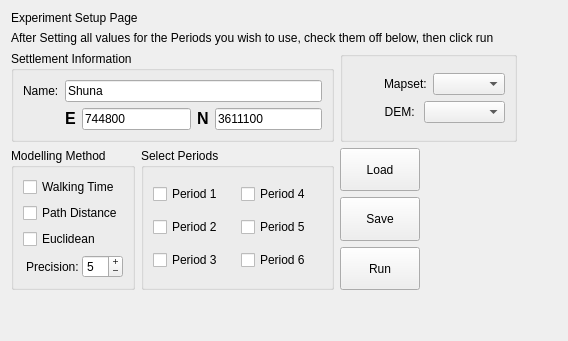
   <widget class="QWidget" name="tabExperiment" >
    <attribute name="title" >
     <string>Experiment</string>
    </attribute>
    <layout class="QGridLayout" >
     <item row="0" column="0" colspan="3" >
      <widget class="QLabel" name="label_67" >
       <property name="text" >
        <string>Experiment Setup Page</string>
       </property>
      </widget>
     </item>
     <item row="1" column="0" colspan="4" >
      <widget class="QLabel" name="label_68" >
       <property name="text" >
        <string>After Setting all values for the Periods you wish to use, check them off below, then click run</string>
       </property>
      </widget>
     </item>
     <item row="2" column="0" colspan="2" >
      <widget class="QGroupBox" name="groupBoxManualSiteEntry" >
       <property name="sizePolicy" >
        <sizepolicy vsizetype="Fixed" hsizetype="Preferred" >
         <horstretch>0</horstretch>
         <verstretch>0</verstretch>
        </sizepolicy>
       </property>
       <property name="toolTip" >
        <string>&lt;html>&lt;head>&lt;meta name="qrichtext" content="1" />&lt;style type="text/css">
p, li { white-space: pre-wrap; }
&lt;/style>&lt;/head>&lt;body style=" font-family:'Sans Serif'; font-size:9pt; font-weight:400; font-style:normal; text-decoration:none;">
&lt;p style=" margin-top:0px; margin-bottom:0px; margin-left:0px; margin-right:0px; -qt-block-indent:0; text-indent:0px;">The information entered here will be inserted as Meta-Data into the resulting maps.  However, Name and Period are optional.&lt;/p>&lt;/body>&lt;/html></string>
       </property>
       <property name="whatsThis" >
        <string>&lt;html>&lt;head>&lt;meta name="qrichtext" content="1" />&lt;style type="text/css">
p, li { white-space: pre-wrap; }
&lt;/style>&lt;/head>&lt;body style=" font-family:'Sans Serif'; font-size:9pt; font-weight:400; font-style:normal; text-decoration:none;">
&lt;p style=" margin-top:0px; margin-bottom:0px; margin-left:0px; margin-right:0px; -qt-block-indent:0; text-indent:0px;">The name of the site, it's period, and the estimated population.&lt;/p>&lt;/body>&lt;/html></string>
       </property>
       <property name="title" >
        <string>Settlement Information</string>
       </property>
       <property name="checkable" >
        <bool>false</bool>
       </property>
       <property name="checked" >
        <bool>false</bool>
       </property>
       <layout class="QGridLayout" >
        <item row="0" column="0" >
         <widget class="QLabel" name="textLabel2_4" >
          <property name="text" >
           <string>Name:</string>
          </property>
          <property name="wordWrap" >
           <bool>false</bool>
          </property>
         </widget>
        </item>
        <item row="0" column="1" colspan="2" >
         <widget class="QLineEdit" name="lineEditSiteName" >
          <property name="sizePolicy" >
           <sizepolicy vsizetype="Fixed" hsizetype="Preferred" >
            <horstretch>2</horstretch>
            <verstretch>0</verstretch>
           </sizepolicy>
          </property>
          <property name="toolTip" >
           <string>&lt;html>&lt;head>&lt;meta name="qrichtext" content="1" />&lt;style type="text/css">
p, li { white-space: pre-wrap; }
&lt;/style>&lt;/head>&lt;body style=" font-family:'Sans Serif'; font-size:9pt; font-weight:400; font-style:normal; text-decoration:none;">
&lt;p style=" margin-top:0px; margin-bottom:0px; margin-left:0px; margin-right:0px; -qt-block-indent:0; text-indent:0px;">Enter the name of the site you are modelling here. &lt;/p>&lt;/body>&lt;/html></string>
          </property>
          <property name="text" >
           <string>Shuna</string>
          </property>
         </widget>
        </item>
        <item row="1" column="1" >
         <layout class="QHBoxLayout" >
          <property name="spacing" >
           <number>6</number>
          </property>
          <property name="leftMargin" >
           <number>0</number>
          </property>
          <property name="topMargin" >
           <number>0</number>
          </property>
          <property name="rightMargin" >
           <number>0</number>
          </property>
          <property name="bottomMargin" >
           <number>0</number>
          </property>
          <item>
           <widget class="QLabel" name="label_70" >
            <property name="toolTip" >
             <string>&lt;html>&lt;head>&lt;meta name="qrichtext" content="1" />&lt;style type="text/css">
p, li { white-space: pre-wrap; }
&lt;/style>&lt;/head>&lt;body style=" font-family:'Sans Serif'; font-size:9pt; font-weight:400; font-style:normal; text-decoration:none;">
&lt;p style=" margin-top:0px; margin-bottom:0px; margin-left:0px; margin-right:0px; -qt-block-indent:0; text-indent:0px;">Easting&lt;/p>&lt;/body>&lt;/html></string>
            </property>
            <property name="text" >
             <string>&lt;html>&lt;head>&lt;meta name="qrichtext" content="1" />&lt;style type="text/css">
p, li { white-space: pre-wrap; }
&lt;/style>&lt;/head>&lt;body style=" font-family:'Sans Serif'; font-size:9pt; font-weight:400; font-style:normal; text-decoration:none;">
&lt;p style=" margin-top:0px; margin-bottom:0px; margin-left:0px; margin-right:0px; -qt-block-indent:0; text-indent:0px;">&lt;span style=" font-size:12pt; font-weight:600;">E&lt;/span>&lt;/p>&lt;/body>&lt;/html></string>
            </property>
           </widget>
          </item>
          <item>
           <widget class="QLineEdit" name="lineEditEasting" >
            <property name="toolTip" >
             <string>&lt;html>&lt;head>&lt;meta name="qrichtext" content="1" />&lt;style type="text/css">
p, li { white-space: pre-wrap; }
&lt;/style>&lt;/head>&lt;body style=" font-family:'Sans Serif'; font-size:9pt; font-weight:400; font-style:normal; text-decoration:none;">
&lt;p style=" margin-top:0px; margin-bottom:0px; margin-left:0px; margin-right:0px; -qt-block-indent:0; text-indent:0px;">Easting (required)&lt;/p>&lt;/body>&lt;/html></string>
            </property>
            <property name="whatsThis" >
             <string>&lt;html>&lt;head>&lt;meta name="qrichtext" content="1" />&lt;style type="text/css">
p, li { white-space: pre-wrap; }
&lt;/style>&lt;/head>&lt;body style=" font-family:'Sans Serif'; font-size:9pt; font-weight:400; font-style:normal; text-decoration:none;">
&lt;p style=" margin-top:0px; margin-bottom:0px; margin-left:0px; margin-right:0px; -qt-block-indent:0; text-indent:0px;">The Easting of the site. Be sure you are using the same coordinate system as you do when creating your land suitability mask files!&lt;/p>&lt;/body>&lt;/html></string>
            </property>
            <property name="text" >
             <string>744800</string>
            </property>
           </widget>
          </item>
         </layout>
        </item>
        <item row="1" column="2" >
         <layout class="QHBoxLayout" >
          <property name="spacing" >
           <number>6</number>
          </property>
          <property name="leftMargin" >
           <number>0</number>
          </property>
          <property name="topMargin" >
           <number>0</number>
          </property>
          <property name="rightMargin" >
           <number>0</number>
          </property>
          <property name="bottomMargin" >
           <number>0</number>
          </property>
          <item>
           <widget class="QLabel" name="label_71" >
            <property name="toolTip" >
             <string>&lt;html>&lt;head>&lt;meta name="qrichtext" content="1" />&lt;style type="text/css">
p, li { white-space: pre-wrap; }
&lt;/style>&lt;/head>&lt;body style=" font-family:'Sans Serif'; font-size:9pt; font-weight:400; font-style:normal; text-decoration:none;">
&lt;p style=" margin-top:0px; margin-bottom:0px; margin-left:0px; margin-right:0px; -qt-block-indent:0; text-indent:0px;">Northing&lt;/p>&lt;/body>&lt;/html></string>
            </property>
            <property name="text" >
             <string>&lt;html>&lt;head>&lt;meta name="qrichtext" content="1" />&lt;style type="text/css">
p, li { white-space: pre-wrap; }
&lt;/style>&lt;/head>&lt;body style=" font-family:'Sans Serif'; font-size:9pt; font-weight:400; font-style:normal; text-decoration:none;">
&lt;p style=" margin-top:0px; margin-bottom:0px; margin-left:0px; margin-right:0px; -qt-block-indent:0; text-indent:0px;">&lt;span style=" font-size:12pt; font-weight:600;">N&lt;/span>&lt;/p>&lt;/body>&lt;/html></string>
            </property>
           </widget>
          </item>
          <item>
           <widget class="QLineEdit" name="lineEditNorthing" >
            <property name="toolTip" >
             <string>&lt;html>&lt;head>&lt;meta name="qrichtext" content="1" />&lt;style type="text/css">
p, li { white-space: pre-wrap; }
&lt;/style>&lt;/head>&lt;body style=" font-family:'Sans Serif'; font-size:9pt; font-weight:400; font-style:normal; text-decoration:none;">
&lt;p style=" margin-top:0px; margin-bottom:0px; margin-left:0px; margin-right:0px; -qt-block-indent:0; text-indent:0px;">Northing (required)&lt;/p>&lt;/body>&lt;/html></string>
            </property>
            <property name="whatsThis" >
             <string>&lt;html>&lt;head>&lt;meta name="qrichtext" content="1" />&lt;style type="text/css">
p, li { white-space: pre-wrap; }
&lt;/style>&lt;/head>&lt;body style=" font-family:'Sans Serif'; font-size:9pt; font-weight:400; font-style:normal; text-decoration:none;">
&lt;p style=" margin-top:0px; margin-bottom:0px; margin-left:0px; margin-right:0px; -qt-block-indent:0; text-indent:0px;">The Northing of the site. Be sure you are using the same coordinate system as you do when creating your land suitability mask files!&lt;/p>&lt;/body>&lt;/html></string>
            </property>
            <property name="text" >
             <string>3611100</string>
            </property>
           </widget>
          </item>
         </layout>
        </item>
       </layout>
      </widget>
     </item>
     <item row="2" column="2" colspan="2" >
      <widget class="QGroupBox" name="gbxGrass" >
       <property name="title" >
        <string/>
       </property>
       <layout class="QGridLayout" >
        <item row="0" column="0" >
         <widget class="QLabel" name="lblGrass" >
          <property name="maximumSize" >
           <size>
            <width>80</width>
            <height>80</height>
           </size>
          </property>
          <property name="text" >
           <string/>
          </property>
          <property name="pixmap" >
           <pixmap resource="../resources/resources.qrc" >:/icona_grass.gif</pixmap>
          </property>
          <property name="scaledContents" >
           <bool>true</bool>
          </property>
         </widget>
        </item>
        <item row="0" column="1" >
         <layout class="QVBoxLayout" >
          <item>
           <layout class="QHBoxLayout" >
            <item>
             <widget class="QLabel" name="label_69" >
              <property name="sizePolicy" >
               <sizepolicy vsizetype="Preferred" hsizetype="Fixed" >
                <horstretch>0</horstretch>
                <verstretch>0</verstretch>
               </sizepolicy>
              </property>
              <property name="text" >
               <string>Mapset:</string>
              </property>
             </widget>
            </item>
            <item>
             <widget class="QComboBox" name="cboMapSet" />
            </item>
           </layout>
          </item>
          <item>
           <layout class="QHBoxLayout" >
            <item>
             <widget class="QLabel" name="label_72" >
              <property name="sizePolicy" >
               <sizepolicy vsizetype="Preferred" hsizetype="Fixed" >
                <horstretch>0</horstretch>
                <verstretch>0</verstretch>
               </sizepolicy>
              </property>
              <property name="text" >
               <string>DEM: </string>
              </property>
              <property name="alignment" >
               <set>Qt::AlignRight|Qt::AlignTrailing|Qt::AlignVCenter</set>
              </property>
             </widget>
            </item>
            <item>
             <widget class="QComboBox" name="cboDEM" />
            </item>
           </layout>
          </item>
         </layout>
        </item>
       </layout>
      </widget>
     </item>
     <item row="2" column="4" >
      <spacer>
       <property name="orientation" >
        <enum>Qt::Horizontal</enum>
       </property>
       <property name="sizeHint" >
        <size>
         <width>40</width>
         <height>20</height>
        </size>
       </property>
      </spacer>
     </item>
     <item rowspan="3" row="3" column="0" >
      <widget class="QGroupBox" name="model_method_box" >
       <property name="sizePolicy" >
        <sizepolicy vsizetype="Fixed" hsizetype="Fixed" >
         <horstretch>0</horstretch>
         <verstretch>0</verstretch>
        </sizepolicy>
       </property>
       <property name="whatsThis" >
        <string>&lt;html>&lt;head>&lt;meta name="qrichtext" content="1" />&lt;style type="text/css">
p, li { white-space: pre-wrap; }
&lt;/style>&lt;/head>&lt;body style=" font-family:'Sans Serif'; font-size:9pt; font-weight:400; font-style:normal; text-decoration:none;">
&lt;p style=" margin-top:0px; margin-bottom:0px; margin-left:0px; margin-right:0px; -qt-block-indent:0; text-indent:0px;">LandUse Analyst currently offers three types of analysis. Here you select which one you want to use.&lt;/p>
&lt;p style=" margin-top:12px; margin-bottom:12px; margin-left:0px; margin-right:0px; -qt-block-indent:0; text-indent:0px;">Euclidean method starts looking for suitable land at the site and moves outwards from that point 'as the crow flies'. In other words, using Euclidean geometry (or even more simply, it draws circles!)&lt;/p>
&lt;p style=" margin-top:12px; margin-bottom:12px; margin-left:0px; margin-right:0px; -qt-block-indent:0; text-indent:0px;">Walking Time method uses the same basic principle except that it moves outward from the site based on walking time instead of distance. This method is probably the most realistic scenario to run, but it is interesting to compare the results of the three different methods.&lt;/p>
&lt;p style=" margin-top:12px; margin-bottom:12px; margin-left:0px; margin-right:0px; -qt-block-indent:0; text-indent:0px;">Path Distance is very similar to Eucidean, except that this method considers topography when calculating distance from the site.&lt;/p>&lt;/body>&lt;/html></string>
       </property>
       <property name="title" >
        <string>Modelling Method</string>
       </property>
       <layout class="QGridLayout" >
        <item row="0" column="0" >
         <widget class="QCheckBox" name="checkBox_81" >
          <property name="text" >
           <string>Walking Time</string>
          </property>
         </widget>
        </item>
        <item row="1" column="0" >
         <widget class="QCheckBox" name="checkBox_82" >
          <property name="text" >
           <string>Path Distance</string>
          </property>
         </widget>
        </item>
        <item row="2" column="0" >
         <widget class="QCheckBox" name="checkBox_83" >
          <property name="text" >
           <string>Euclidean</string>
          </property>
         </widget>
        </item>
        <item row="3" column="0" >
         <layout class="QHBoxLayout" >
          <property name="spacing" >
           <number>0</number>
          </property>
          <property name="leftMargin" >
           <number>0</number>
          </property>
          <property name="topMargin" >
           <number>0</number>
          </property>
          <property name="rightMargin" >
           <number>0</number>
          </property>
          <property name="bottomMargin" >
           <number>0</number>
          </property>
          <item>
           <widget class="QLabel" name="label_73" >
            <property name="toolTip" >
             <string>&lt;html>&lt;head>&lt;meta name="qrichtext" content="1" />&lt;style type="text/css">
p, li { white-space: pre-wrap; }
&lt;/style>&lt;/head>&lt;body style=" font-family:'Sans Serif'; font-size:9pt; font-weight:400; font-style:normal; text-decoration:none;">
&lt;p style=" margin-top:0px; margin-bottom:0px; margin-left:0px; margin-right:0px; -qt-block-indent:0; text-indent:0px;">The smaller the value, the longer it will take to calculate the results!&lt;/p>&lt;/body>&lt;/html></string>
            </property>
            <property name="whatsThis" >
             <string>&lt;html>&lt;head>&lt;meta name="qrichtext" content="1" />&lt;style type="text/css">
p, li { white-space: pre-wrap; }
&lt;/style>&lt;/head>&lt;body style=" font-family:'Sans Serif'; font-size:9pt; font-weight:400; font-style:normal; text-decoration:none;">
&lt;p style=" margin-top:0px; margin-bottom:0px; margin-left:0px; margin-right:0px; -qt-block-indent:0; text-indent:0px;">Landuse Analyst finds suitable land contained with a boundary around the site. This boundary is different for each modelling method, but the process is identical. Once this boundary has been determined, it looks inside and calcualtes the total area of suitable land and compares it to the Area Target. If the area of suitable land contained within this boundary falls within the range set by Model Precision, it has found the solution. If it is under this range, however, the boundary is moved outwards, and the process repeats until enough suitable land has been found.&lt;/p>&lt;/body>&lt;/html></string>
            </property>
            <property name="text" >
             <string>Precision: </string>
            </property>
            <property name="alignment" >
             <set>Qt::AlignRight|Qt::AlignTrailing|Qt::AlignVCenter</set>
            </property>
           </widget>
          </item>
          <item>
           <widget class="QSpinBox" name="spinBoxModelPrecision" >
            <property name="sizePolicy" >
             <sizepolicy vsizetype="Fixed" hsizetype="Fixed" >
              <horstretch>0</horstretch>
              <verstretch>0</verstretch>
             </sizepolicy>
            </property>
            <property name="toolTip" >
             <string>&lt;html>&lt;head>&lt;meta name="qrichtext" content="1" />&lt;style type="text/css">
p, li { white-space: pre-wrap; }
&lt;/style>&lt;/head>&lt;body style=" font-family:'Sans Serif'; font-size:9pt; font-weight:400; font-style:normal; text-decoration:none;">
&lt;p style=" margin-top:0px; margin-bottom:0px; margin-left:0px; margin-right:0px; -qt-block-indent:0; text-indent:0px;">The smaller the value, the longer it will take to calculate the results!&lt;/p>&lt;/body>&lt;/html></string>
            </property>
            <property name="whatsThis" >
             <string>&lt;html>&lt;head>&lt;meta name="qrichtext" content="1" />&lt;style type="text/css">
p, li { white-space: pre-wrap; }
&lt;/style>&lt;/head>&lt;body style=" font-family:'Sans Serif'; font-size:9pt; font-weight:400; font-style:normal; text-decoration:none;">
&lt;p style=" margin-top:0px; margin-bottom:0px; margin-left:0px; margin-right:0px; -qt-block-indent:0; text-indent:0px;">Landuse Analyst finds suitable land contained with a boundary around the site. This boundary is different for each modelling method, but the process is identical. Once this boundary has been determined, it looks inside and calcualtes the total area of suitable land and compares it to the Area Target. If the area of suitable land contained within this boundary falls within the range set by Model Precision, it has found the solution. If it is under this range, however, the boundary is moved outwards, and the process repeats until enough suitable land has been found.&lt;/p>&lt;/body>&lt;/html></string>
            </property>
            <property name="buttonSymbols" >
             <enum>QAbstractSpinBox::PlusMinus</enum>
            </property>
            <property name="minimum" >
             <number>1</number>
            </property>
            <property name="maximum" >
             <number>50</number>
            </property>
            <property name="value" >
             <number>5</number>
            </property>
           </widget>
          </item>
         </layout>
        </item>
       </layout>
      </widget>
     </item>
     <item rowspan="3" row="3" column="1" >
      <widget class="QGroupBox" name="groupBox_25" >
       <property name="title" >
        <string>Select Periods</string>
       </property>
       <layout class="QGridLayout" >
        <item row="0" column="0" >
         <widget class="QCheckBox" name="checkBox_75" >
          <property name="text" >
           <string>Period 1</string>
          </property>
         </widget>
        </item>
        <item row="0" column="1" >
         <widget class="QCheckBox" name="checkBox_78" >
          <property name="text" >
           <string>Period 4</string>
          </property>
         </widget>
        </item>
        <item row="1" column="0" >
         <widget class="QCheckBox" name="checkBox_76" >
          <property name="text" >
           <string>Period 2</string>
          </property>
         </widget>
        </item>
        <item row="1" column="1" >
         <widget class="QCheckBox" name="checkBox_79" >
          <property name="text" >
           <string>Period 5</string>
          </property>
         </widget>
        </item>
        <item row="2" column="0" >
         <widget class="QCheckBox" name="checkBox_77" >
          <property name="text" >
           <string>Period 3</string>
          </property>
         </widget>
        </item>
        <item row="2" column="1" >
         <widget class="QCheckBox" name="checkBox_80" >
          <property name="text" >
           <string>Period 6</string>
          </property>
         </widget>
        </item>
       </layout>
      </widget>
     </item>
     <item row="3" column="2" >
      <widget class="QPushButton" name="pushButton_13" >
       <property name="sizePolicy" >
        <sizepolicy vsizetype="Preferred" hsizetype="Minimum" >
         <horstretch>0</horstretch>
         <verstretch>0</verstretch>
        </sizepolicy>
       </property>
       <property name="text" >
        <string>Load</string>
       </property>
      </widget>
     </item>
     <item row="4" column="2" >
      <widget class="QPushButton" name="pushButton_14" >
       <property name="sizePolicy" >
        <sizepolicy vsizetype="Preferred" hsizetype="Minimum" >
         <horstretch>0</horstretch>
         <verstretch>0</verstretch>
        </sizepolicy>
       </property>
       <property name="text" >
        <string>Save</string>
       </property>
      </widget>
     </item>
     <item row="4" column="3" >
      <spacer>
       <property name="orientation" >
        <enum>Qt::Horizontal</enum>
       </property>
       <property name="sizeHint" >
        <size>
         <width>40</width>
         <height>20</height>
        </size>
       </property>
      </spacer>
     </item>
     <item row="5" column="2" >
      <widget class="QPushButton" name="pushButton_15" >
       <property name="sizePolicy" >
        <sizepolicy vsizetype="Preferred" hsizetype="Minimum" >
         <horstretch>0</horstretch>
         <verstretch>0</verstretch>
        </sizepolicy>
       </property>
       <property name="text" >
        <string>Run</string>
       </property>
      </widget>
     </item>
     <item row="6" column="1" >
      <spacer>
       <property name="orientation" >
        <enum>Qt::Vertical</enum>
       </property>
       <property name="sizeHint" >
        <size>
         <width>20</width>
         <height>40</height>
        </size>
       </property>
      </spacer>
     </item>
    </layout>
   </widget>
